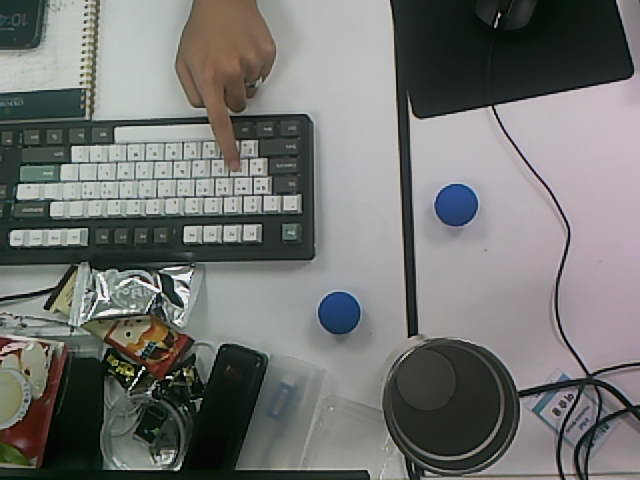
#> input picture shots/shot_000.png, 640 x 480 px, found by its file name
$ python lab_tuner.py shots/shot_000.png
#> lines starting #> are read from the running program, lines starting #| are printed output that depends on the picture; after the words box and inside, x2 and y2 are one past the last pixel; in counts of white or black regions, pixels touching at a corner belong together
# -*- coding: utf-8 -*-
"""lab_tuner.py — Lab 트랙바로 색 범위(숫자 6개)를 뽑는 도구. hsv_tuner 의 Lab 판.

슬라이더로 L/a/b 의 최소·최대를 움직이며 마스크(흰=선택된 색)를 실시간으로 본다.
대상만 하얗게 남는 값을 찾으면 그 6개 숫자가 결과물 → 02_detect · 20_locate ·
08_sort 등의 cv2.inRange(lab, lo, hi) 임계값에 그대로 넣는다.

Lab 는 조도(밝기 L)와 색(a·b)이 분리돼 HSV 보다 조명 변화에 강하다.
OpenCV 8bit Lab: L,a,b ∈ [0,255], a·b 는 128 이 무채색.
  빨강 = a 큼(>128) · 초록 = a 작음 · 노랑 = b 큼(>128) · 파랑 = b 작음.
→ 보통 L 은 넓게(40~255) 두고 a 또는 b 한두 축만 좁혀 색을 가른다. HSV 같은
  색상환 양끝 처리(Hmin>Hmax)가 필요 없다.

카메라:        python lab_tuner.py
저장 사진으로: python lab_tuner.py shots/shot_000.png
키: p=현재 값 출력 · q=종료   |  마우스 클릭=그 점의 Lab 값 출력(색 맞추기용)
"""
import sys

import cv2

WIN = "lab tuner (click=sample, p=print, q=quit)"
BARS = [("Lmin", 40, 255), ("Lmax", 255, 255),
        ("amin", 128, 255), ("amax", 255, 255),
        ("bmin", 0, 255), ("bmax", 255, 255)]


def _noop(_):
    pass


def make_mask(bgr):
    lab = cv2.cvtColor(bgr, cv2.COLOR_BGR2LAB)
    p = {n: cv2.getTrackbarPos(n, WIN) for n, _, _ in BARS}
    lo = (p["Lmin"], p["amin"], p["bmin"])
    hi = (p["Lmax"], p["amax"], p["bmax"])
    return cv2.inRange(lab, lo, hi), lo, hi


def main():
    src_img = cv2.imread(sys.argv[1]) if len(sys.argv) > 1 else None
#> src_img is the input picture: shape (480, 640, 3); mean B, G, R 114.3, 116.2, 115.1
    cv2.namedWindow(WIN)
    for name, val, mx in BARS:
        cv2.createTrackbar(name, WIN, val, mx, _noop)

    sample = {"lab": None, "frame": None}

    def on_mouse(event, x, y, flags, param):
        if event == cv2.EVENT_LBUTTONDOWN and sample["frame"] is not None:
            lab = cv2.cvtColor(sample["frame"], cv2.COLOR_BGR2LAB)[y, x]
            sample["lab"] = (int(lab[0]), int(lab[1]), int(lab[2]))
            print(f"클릭 Lab @({x},{y}) = L{sample['lab'][0]} a{sample['lab'][1]} b{sample['lab'][2]}")

    cv2.setMouseCallback(WIN, on_mouse)

    cam = None
    if src_img is None:
        from hp60c_camera import CameraReader
        cam = CameraReader()
    last = 0
    print("슬라이더로 대상만 하얗게 남기세요. 클릭=Lab 샘플, p=값 출력, q=종료")
    while True:
        if src_img is not None:
            bgr = src_img.copy()
        else:
            rgb, _d, last = cam.read_blocking(last)
            if rgb is None:
                continue
            bgr = rgb
        sample["frame"] = bgr                        # 클릭 콜백이 볼 현재 프레임
        mask, lo, hi = make_mask(bgr)
#> in make_mask, `lab = cv2.cvtColor(bgr, cv2.COLOR_BGR2LAB)`: lab: shape (480, 640, 3); mean of channels 0, 1, 2 121.4, 127.2, 129.1
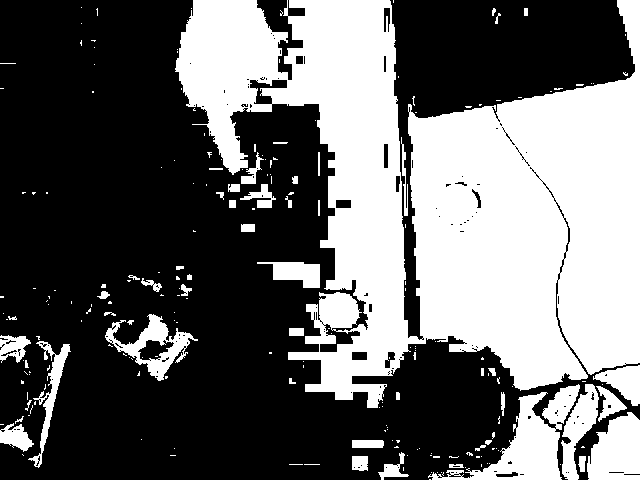
#> mask: shape (480, 640); 40.3% white; 216 white regions (164 under 20 px), largest, box (x1, y1, x2, y2) and area: (175, 0, 640, 408) 103969, (428, 384, 580, 480) 4808, (587, 412, 640, 480) 2782
#> lo = (40, 128, 0); hi = (255, 255, 255)
        masked = cv2.bitwise_and(bgr, bgr, mask=mask)
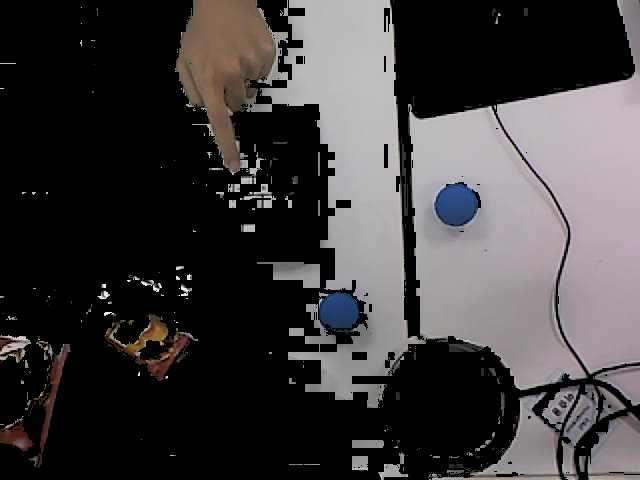
#> masked: shape (480, 640, 3); mean B, G, R 61.5, 60.4, 63.3
        cv2.putText(masked, f"LO={lo}  HI={hi}", (8, 24),
                    cv2.FONT_HERSHEY_SIMPLEX, 0.6, (0, 255, 255), 2)
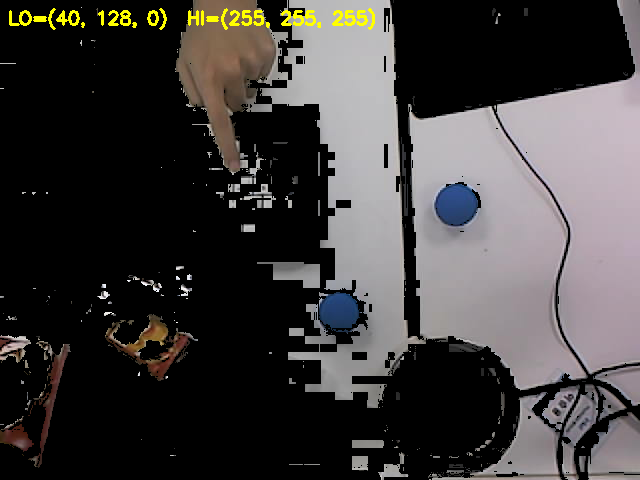
#> masked: shape (480, 640, 3); 0.76% of pixels changed, all inside (x1, y1, x2, y2) = (9, 8, 375, 30)
        if sample["lab"]:
            cv2.putText(masked, f"click Lab={sample['lab']}", (8, 48),
                        cv2.FONT_HERSHEY_SIMPLEX, 0.55, (255, 255, 0), 2)
        cv2.imshow(WIN, cv2.hconcat([bgr, masked]))
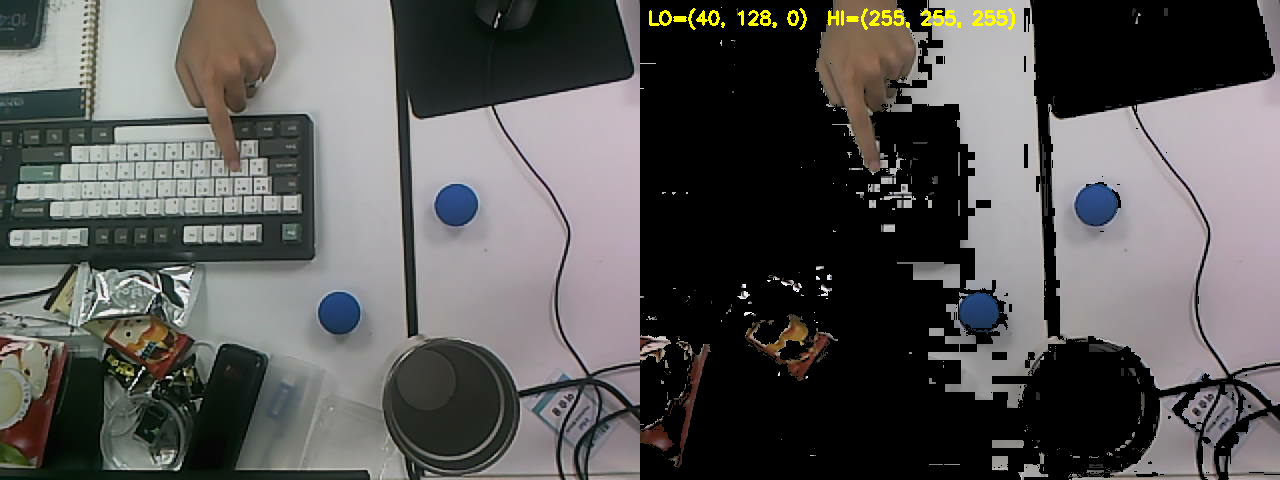
#> window 'lab tuner (click=sample, p=pri': shape (480, 1280, 3); mean B, G, R 87.6, 89, 89.9
        k = cv2.waitKey(1) & 0xFF
#> (key q is pressed here)
        if k == ord("p"):
            print(f"LO={lo}  HI={hi}")
        elif k == ord("q"):
            break
    if cam is not None:
        cam.close()
    cv2.destroyAllWindows()


if __name__ == "__main__":
    main()

$ run again, with shots/shot_001.png copied over shots/shot_000.png
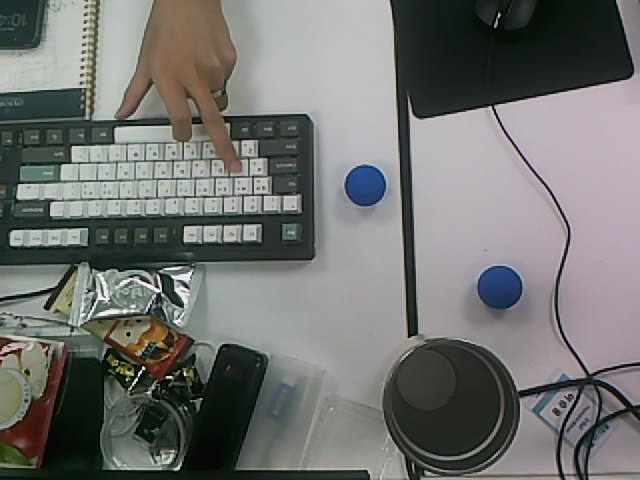
#> input picture shots/shot_001.png, 640 x 480 px, found by its file name
#> in main, src_img is the input picture: shape (480, 640, 3); mean B, G, R 113.1, 115.3, 114.4
#> lab: shape (480, 640, 3); mean of channels 0, 1, 2 120.5, 127.2, 129.3
#> in main, `mask, lo, hi = make_mask(bgr)`:
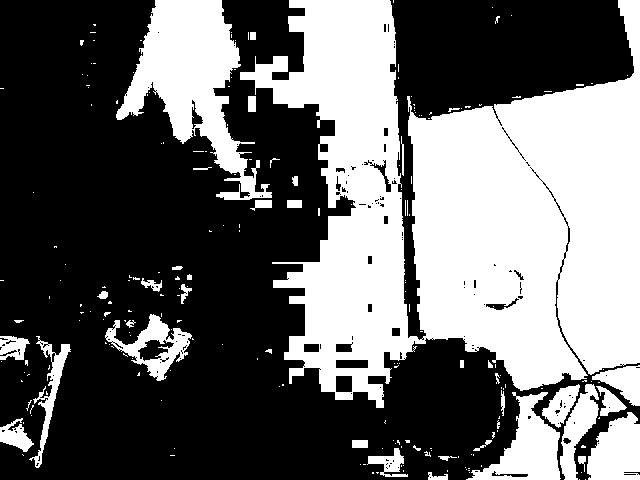
#> mask: shape (480, 640); 41% white; 219 white regions (179 under 20 px), largest, box (x1, y1, x2, y2) and area: (240, 0, 640, 408) 95627, (116, 0, 272, 200) 12633, (466, 392, 561, 480) 3699
#> lo = (40, 128, 0); hi = (255, 255, 255)
#> in main, `cv2.imshow(WIN, cv2.hconcat([bgr, masked]))`:
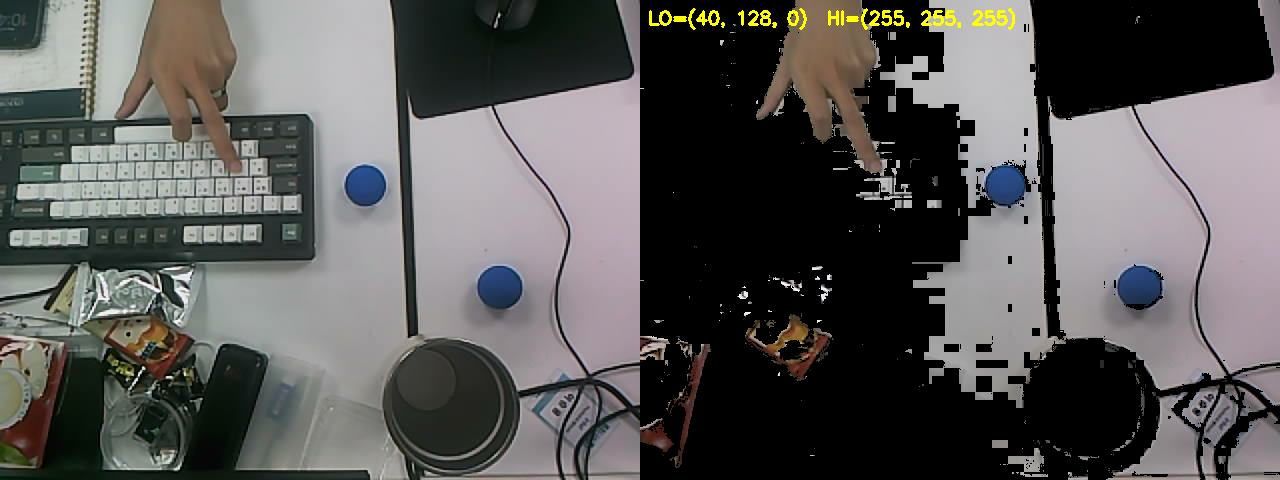
#> window 'lab tuner (click=sample, p=pri': shape (480, 1280, 3); mean B, G, R 87.5, 89.1, 90.1

$ run again, with shots/shot_003.png copied over shots/shot_000.png
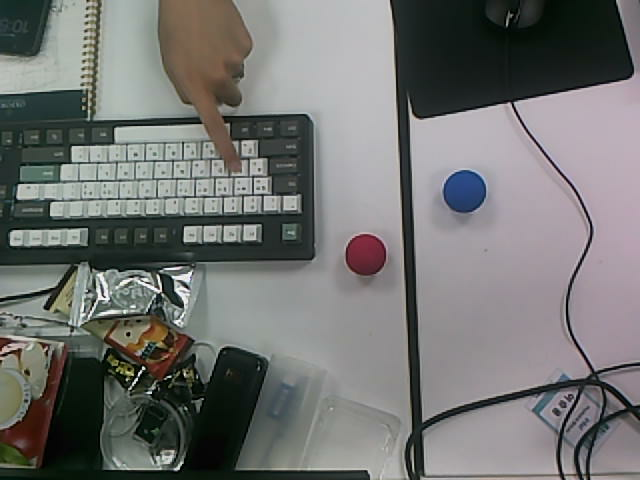
#> input picture shots/shot_003.png, 640 x 480 px, found by its file name
#> in main, src_img is the input picture: shape (480, 640, 3); mean B, G, R 113.8, 115.7, 114.7
#> lab: shape (480, 640, 3); mean of channels 0, 1, 2 121.1, 127.2, 129.1
#> in main, `mask, lo, hi = make_mask(bgr)`:
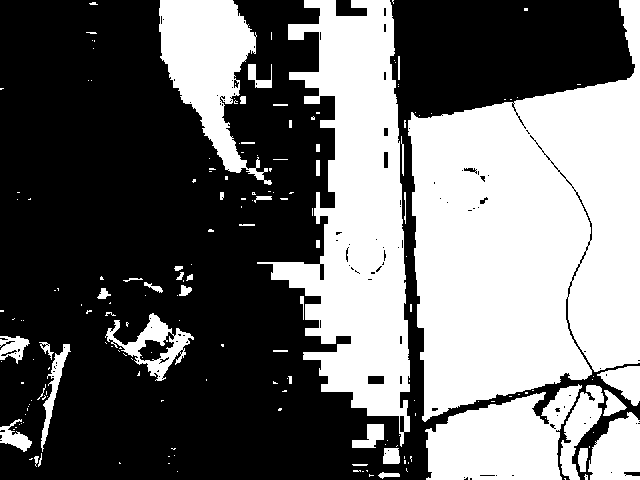
#> mask: shape (480, 640); 42.6% white; 185 white regions (139 under 20 px), largest, box (x1, y1, x2, y2) and area: (408, 0, 640, 422) 65468, (257, 0, 410, 447) 33252, (425, 384, 582, 480) 9806
#> lo = (40, 128, 0); hi = (255, 255, 255)
#> in main, `cv2.imshow(WIN, cv2.hconcat([bgr, masked]))`:
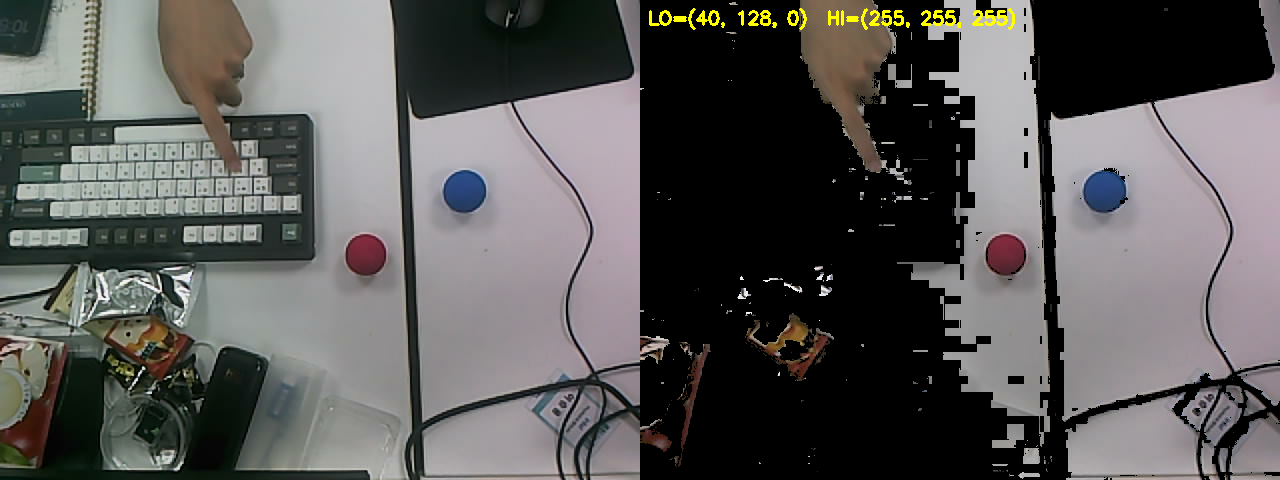
#> window 'lab tuner (click=sample, p=pri': shape (480, 1280, 3); mean B, G, R 88.4, 89.7, 90.8
